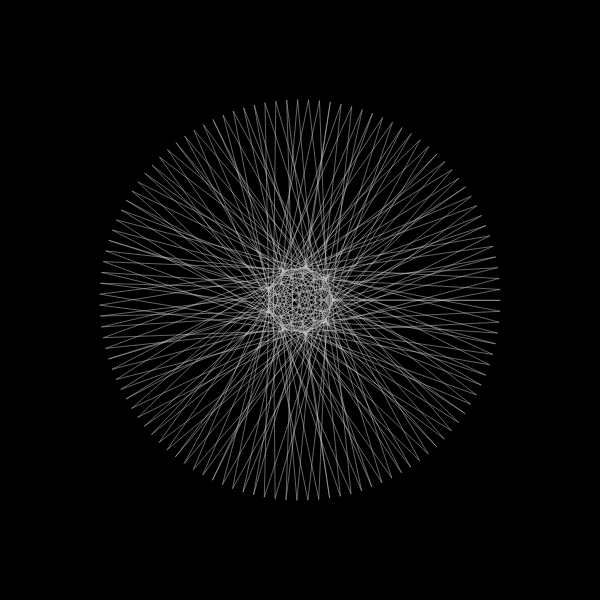
Frame 1 (no input)
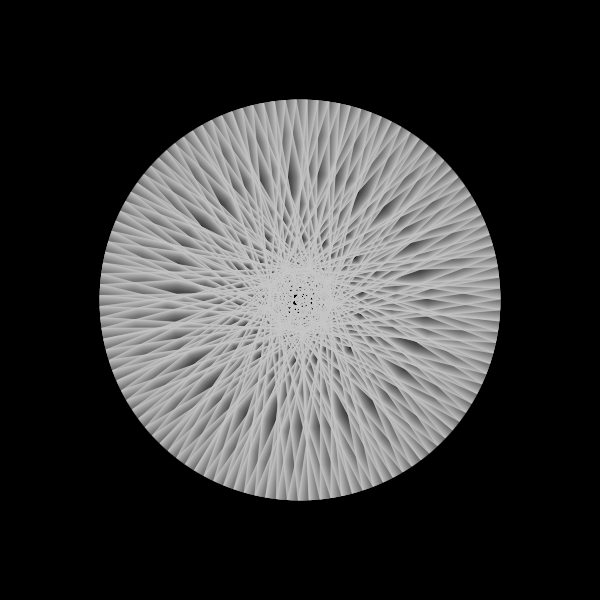
Frame 60 (no input)
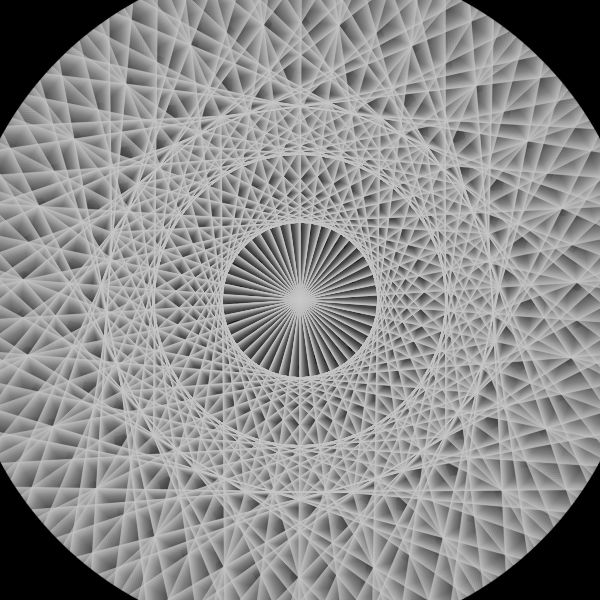
Frame 120 (the mouse pressed at the canvas centre since frame 60)

The p5.js sketch that drew these frames (run headless with seeded random() and noise() and a simulated clock; from frame 60 on, the mouse is pressed at the canvas centre):

// p5.js sketch
// ── sketch.js
  var rotation = 0;

function setup() {
  var canvas;
  if(windowWidth>=600 && windowHeight >=600){
    canvas = createCanvas(600, 600);
  }
  else{
    canvas = createCanvas(windowWidth, windowHeight - 100);
  }

  var x = (windowWidth - width) / 2;
  var y = (windowHeight - height) / 2;

  canvas.position(x, y);

  noStroke();
  angleMode(DEGREES);
  background(0)
  frameRate(30)
}

function draw() {
  background(0, 5);

  push();
  translate(width / 2, height / 2);
  let steps = 230;
  let angleSteps = 360 / steps;
  

  rotation += 0.1;
  rotate(rotation);
  

  let innerradius = 200;
  let outerradius = 40 + mouseY;
  let skew = mouseX;


  for (let angle = 0; angle < 360; angle += angleSteps) {
    let xpos = cos(angle * skew) * innerradius;
    let ypos = sin(angle * skew) * innerradius;
    let xpos2 = cos(angle) * outerradius;
    let ypos2 = sin(angle) * outerradius;

    stroke(200);
    strokeWeight(0.5);
    line(xpos, ypos, xpos2, ypos2);
  }
  
  pop();

  fill(0);
  text("1.17.21", 30, height-30)
}
